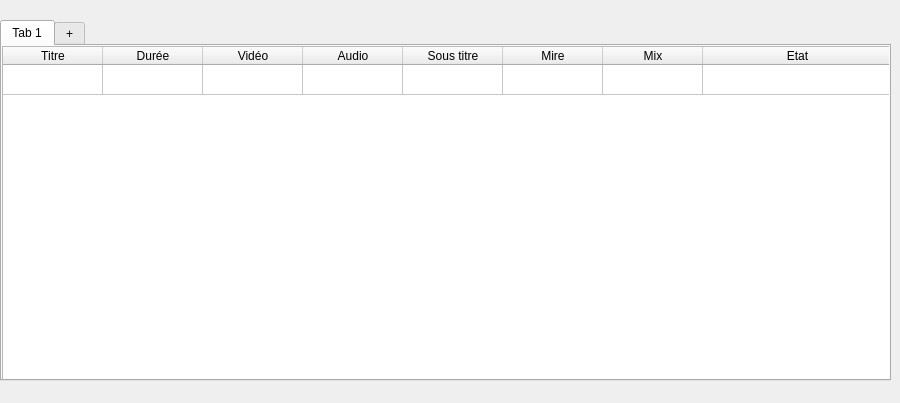
<?xml version="1.0" encoding="UTF-8"?>
<ui version="4.0">
 <class>Form</class>
 <widget class="QWidget" name="Form">
  <property name="geometry">
   <rect>
    <x>0</x>
    <y>0</y>
    <width>900</width>
    <height>403</height>
   </rect>
  </property>
  <property name="windowTitle">
   <string>Form</string>
  </property>
  <widget class="QTabWidget" name="tabWidget">
   <property name="geometry">
    <rect>
     <x>0</x>
     <y>20</y>
     <width>891</width>
     <height>361</height>
    </rect>
   </property>
   <property name="currentIndex">
    <number>0</number>
   </property>
   <widget class="QWidget" name="tab">
    <attribute name="title">
     <string>Tab 1</string>
    </attribute>
    <widget class="QTableWidget" name="tableWidget">
     <property name="geometry">
      <rect>
       <x>0</x>
       <y>0</y>
       <width>891</width>
       <height>341</height>
      </rect>
     </property>
     <property name="alternatingRowColors">
      <bool>true</bool>
     </property>
     <attribute name="horizontalHeaderVisible">
      <bool>true</bool>
     </attribute>
     <attribute name="horizontalHeaderShowSortIndicator" stdset="0">
      <bool>false</bool>
     </attribute>
     <attribute name="horizontalHeaderStretchLastSection">
      <bool>true</bool>
     </attribute>
     <attribute name="verticalHeaderVisible">
      <bool>false</bool>
     </attribute>
     <row>
      <property name="text">
       <string>Film 1</string>
      </property>
     </row>
     <column>
      <property name="text">
       <string>Titre</string>
      </property>
     </column>
     <column>
      <property name="text">
       <string>Durée</string>
      </property>
     </column>
     <column>
      <property name="text">
       <string>Vidéo</string>
      </property>
     </column>
     <column>
      <property name="text">
       <string>Audio</string>
      </property>
     </column>
     <column>
      <property name="text">
       <string>Sous titre</string>
      </property>
     </column>
     <column>
      <property name="text">
       <string>Mire</string>
      </property>
     </column>
     <column>
      <property name="text">
       <string>Mix</string>
      </property>
     </column>
     <column>
      <property name="text">
       <string>Etat</string>
      </property>
     </column>
     <item row="0" column="0">
      <property name="text">
       <string/>
      </property>
     </item>
    </widget>
   </widget>
   <widget class="QWidget" name="tab_2">
    <attribute name="title">
     <string>+</string>
    </attribute>
   </widget>
  </widget>
 </widget>
 <resources/>
 <connections/>
</ui>
